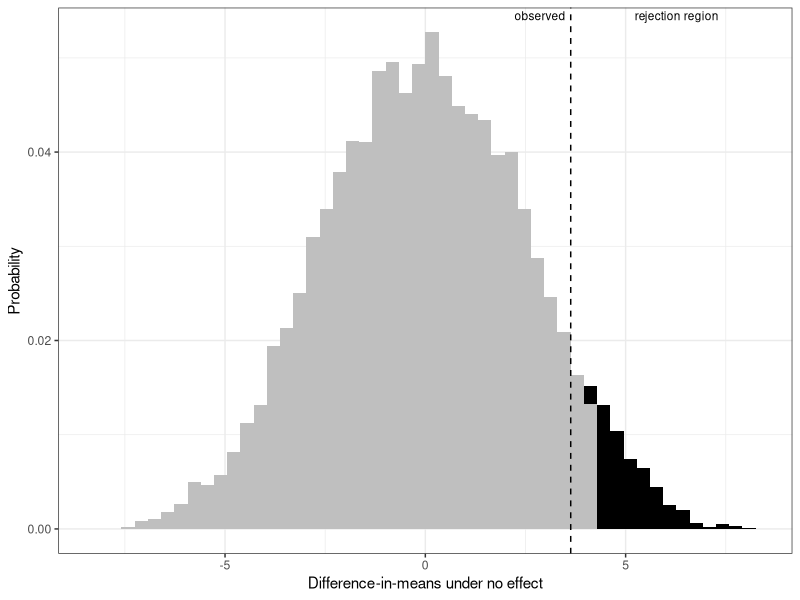
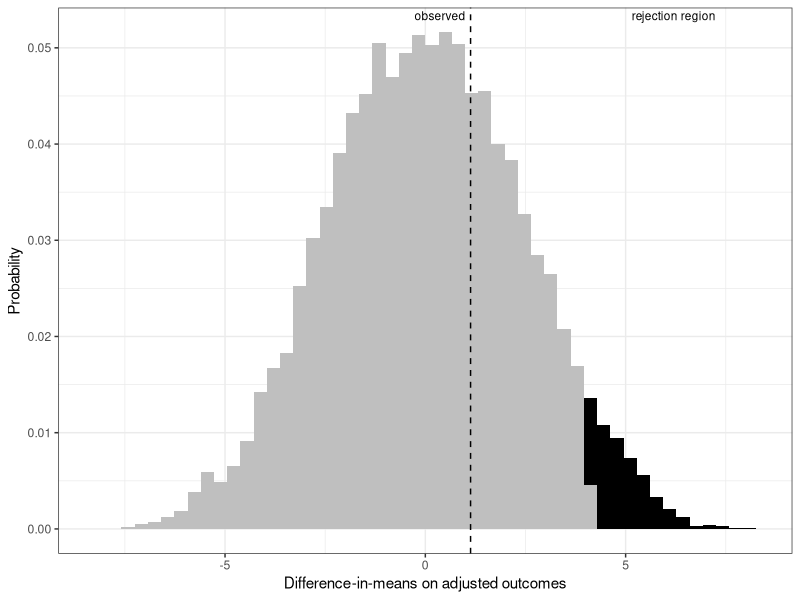
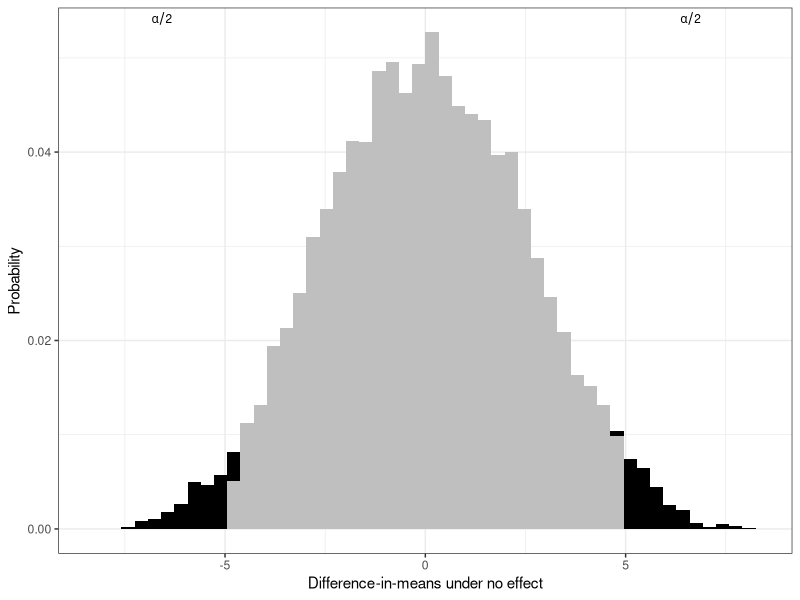
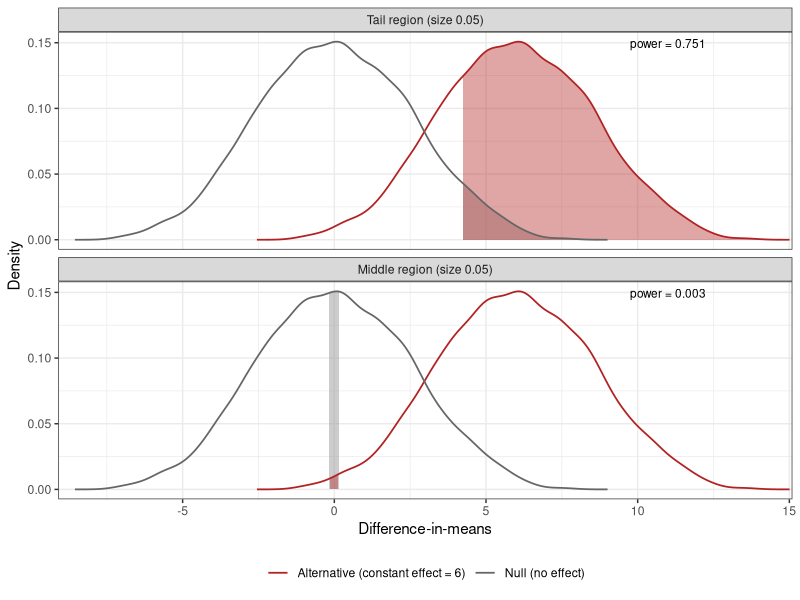
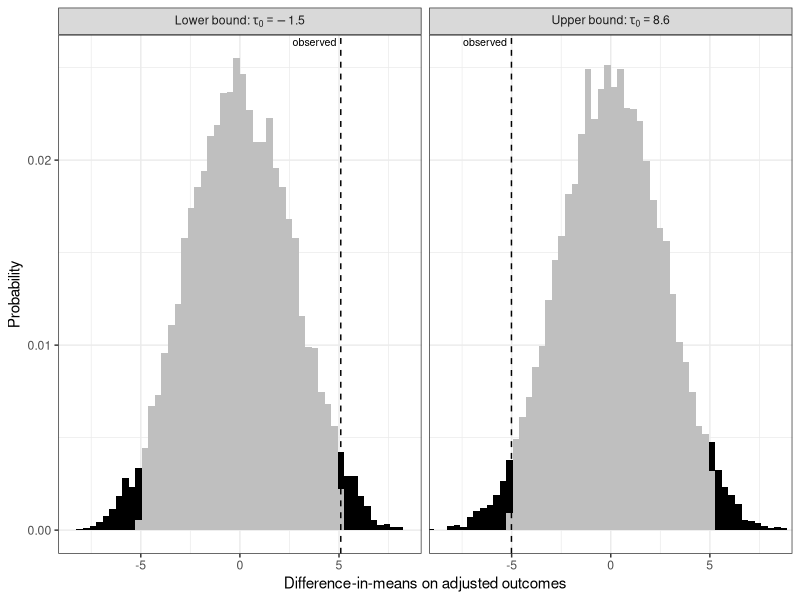
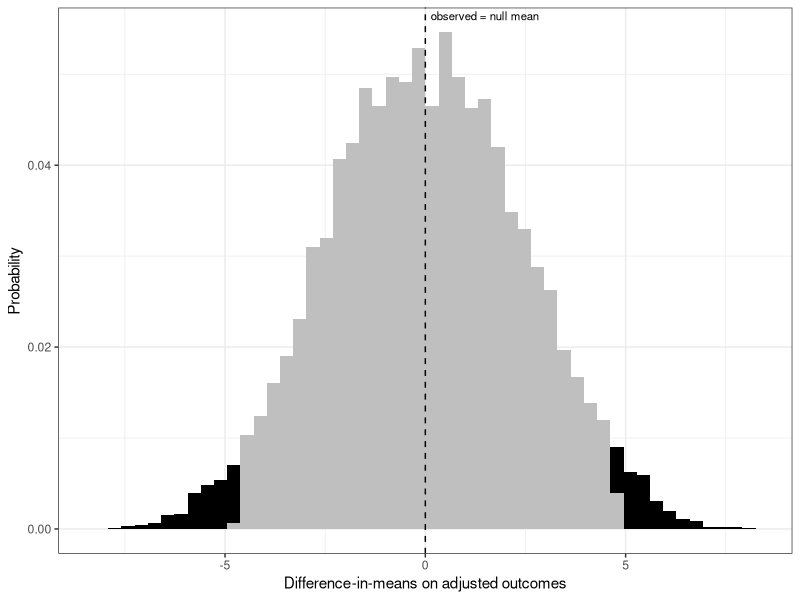
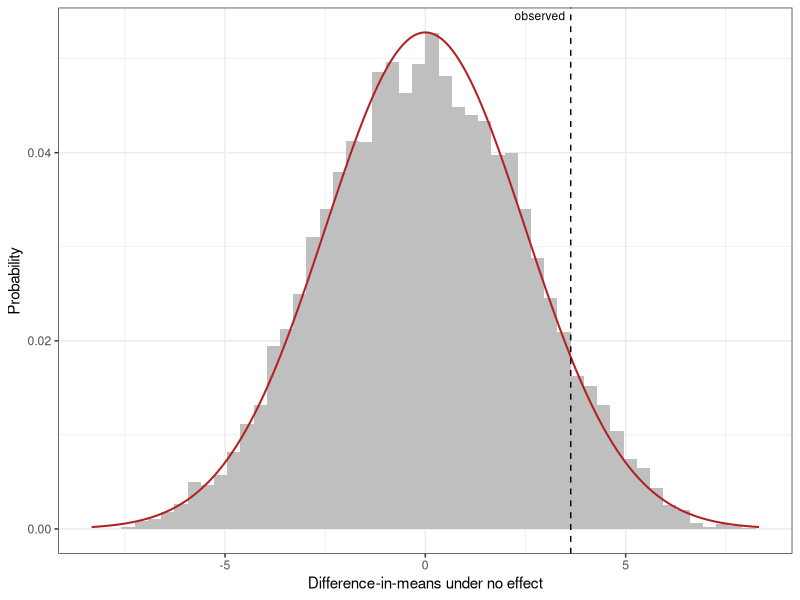
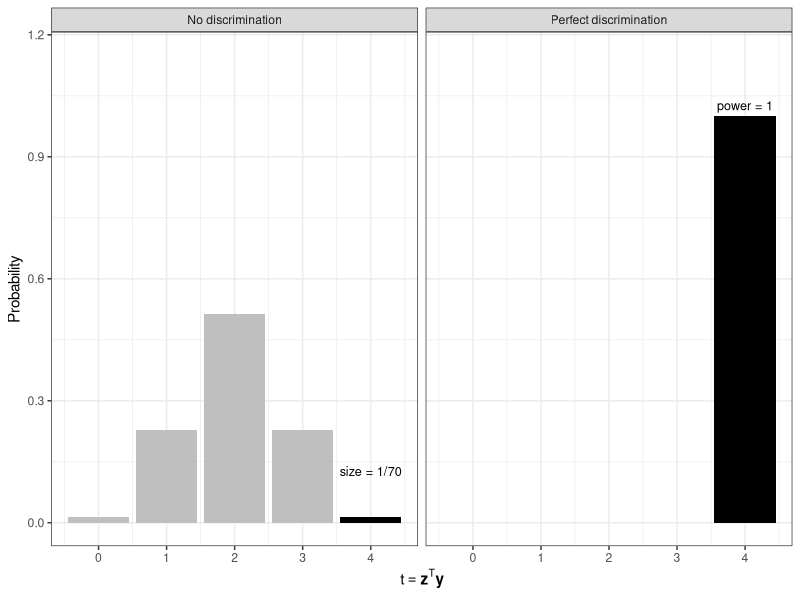

These figures' R source, in order:
##' Randomization inference for the 2026-06-16 lecture: the ACORN GOTV experiment.
##' Reproduces every number and figure shown on the slides.
##'
##' Before running: download acorn03.csv into this script's working directory.
##' Then run top-to-bottom (e.g. `Rscript 2026-06-16.R`); figures are written to
##' an figures/ subfolder.

library(ggplot2)

# Setup: data, test statistic, and the randomization distribution ------------

acorn <- read.csv("acorn03.csv")
z_obs <- acorn$z                 # observed assignment: 1 = canvassed, 0 = control
y_obs <- acorn$vote03 * 100      # 2003 precinct turnout, in percent
n_1   <- sum(z_obs)              # number treated  (fixed by complete randomization)
n_0   <- sum(1 - z_obs)          # number control

#' Difference-in-Means test statistic: treated mean minus control mean.
diff_in_means <- function(z, y) {
  return(mean(y[z == 1]) - mean(y[z == 0]))
}
t_obs <- diff_in_means(z = z_obs, y = y_obs)   # observed effect, ~ 3.6 points

# Complete randomization: sample assignments by permuting the observed z.
# Hold this set fixed so every test below uses the same randomization draws.
set.seed(seed = 12345)
assignments <- replicate(n = 10^4, expr = sample(x = z_obs))

#' Randomization distribution of the Difference-in-Means on a FIXED outcome
#' vector y, as the assignment varies over the sampled set.
randomization_dist <- function(y) {
  apply(X = assignments, MARGIN = 2,
        FUN = function(z) diff_in_means(z = z, y = y))
}

# Sharp null of no effect ----------------------------------------------------
# No effect: outcomes are unchanged by assignment, so hold the observed y fixed.
null_no_effect <- randomization_dist(y_obs)
p_no_effect    <- mean(null_no_effect >= t_obs)          # upper p-value
cat("No effect: t_obs =", round(t_obs, 2),
    " upper p =", round(p_no_effect, 3), "\n")

# Constant-effect null H_tau -------------------------------------------------
# H_tau: a constant effect tau for every precinct. Adjust outcomes by tau, then
# test as no effect on the adjusted outcomes y - tau * z. Returns both
# one-sided p-values.
test_tau <- function(tau) {
  y_adj <- y_obs - tau * z_obs
  obs   <- diff_in_means(z = z_obs, y = y_adj)
  null  <- randomization_dist(y_adj)
  return(c(upper = mean(null >= obs), lower = mean(null <= obs)))
}
cat("H_2.5: upper p =", round(test_tau(2.5)["upper"], 3), "\n")

# Confidence set by inverting the two-sided test -----------------------------
# Keep every tau the two-sided test does not reject (both tails >= alpha/2).
alpha <- 0.05
taus  <- seq(from = -3, to = 10, by = 0.02)
pvals <- sapply(X = taus, FUN = test_tau)
keep  <- taus[pvals["upper", ] >= alpha / 2 & pvals["lower", ] >= alpha / 2]
ci    <- c(lower = min(keep), upper = max(keep))
cat("95% confidence set:", round(ci, 2), "\n")

# Hodges-Lehmann point estimate ----------------------------------------------
# The tau that makes the observed statistic equal its null mean (0 here); for
# the Difference-in-Means this is just the observed difference.
hl_estimate <- t_obs
cat("Hodges-Lehmann estimate:", round(hl_estimate, 2), "\n")

# Normal approximation to the sharp-null distribution ------------------------
# Under the sharp null the potential outcomes are fixed, so the Difference-in-
# Means has a known finite-population variance; standardize and use N(0, 1).
s2_y   <- var(y_obs)
v_null <- (1 / n_1 + 1 / n_0) * s2_y
p_norm <- pnorm(q = t_obs / sqrt(v_null), lower.tail = FALSE)
cat("Normal-approximation upper p =", round(p_norm, 3), "\n")

# Figures --------------------------------------------------------------------
if (!dir.exists("figures")) dir.create("figures")

# Shared look: Freedman-Diaconis bin width, common x-range, and fill colors.
bin_width <- 2 * IQR(null_no_effect) / length(null_no_effect)^(1 / 3)
x_limits  <- c(-8.33, 8.33)
fills     <- c(reject = "black", retain = "grey75")

#' Histogram of a null distribution with an upper-tail rejection region (the
#' largest upper tail with null probability <= alpha) and the observed value.
upper_reject_plot <- function(null, obs, x_label, out_file) {
  values  <- sort(unique(null))
  c_alpha <- min(values[sapply(values, function(c) mean(null >= c)) <= alpha])
  plot_df <- data.frame(stat   = null,
                        region = ifelse(null >= c_alpha, "reject", "retain"))
  p <- ggplot(plot_df, aes(x = stat,
                           y = after_stat(count) / sum(after_stat(count)),
                           fill = region)) +
    geom_histogram(binwidth = bin_width, boundary = 0) +
    geom_vline(xintercept = obs, linetype = "dashed") +
    annotate(geom = "text", x = mean(c(c_alpha, x_limits[2])), y = Inf,
             label = "rejection region", vjust = 1.4, size = 3) +
    annotate(geom = "text", x = obs, y = Inf, label = "observed",
             hjust = 1.1, vjust = 1.4, size = 3) +
    scale_fill_manual(values = fills) +
    coord_cartesian(xlim = x_limits) +
    guides(fill = "none") +
    theme_bw() +
    xlab(label = x_label) +
    ylab(label = "Probability")
  ggsave(filename = out_file, plot = p,
         width = 6, height = 3.6, units = "in", dpi = 600)
}

# Sharp null of no effect: observed lies outside the rejection region.
upper_reject_plot(null = null_no_effect, obs = t_obs,
                  x_label = "Difference-in-means under no effect",
                  out_file = "figures/null_dist_no_effect_plot.pdf")

# Constant-effect null at tau = 2.5 (test on adjusted outcomes).
upper_reject_plot(null = randomization_dist(y_obs - 2.5 * z_obs),
                  obs = t_obs - 2.5,
                  x_label = "Difference-in-means on adjusted outcomes",
                  out_file = "figures/null_unif_plot.pdf")

# Two-sided rejection region: alpha/2 in each tail.
c_lo <- quantile(x = null_no_effect, probs = alpha / 2)
c_hi <- quantile(x = null_no_effect, probs = 1 - alpha / 2)
two_sided_df <- data.frame(
  stat   = null_no_effect,
  region = ifelse(null_no_effect <= c_lo | null_no_effect >= c_hi,
                  "reject", "retain"))
p_two_sided <- ggplot(two_sided_df, aes(x = stat,
                                        y = after_stat(count) / sum(after_stat(count)),
                                        fill = region)) +
  geom_histogram(binwidth = bin_width, boundary = 0) +
  annotate(geom = "text", x = mean(c(x_limits[1], c_lo)), y = Inf,
           label = "alpha/2", parse = TRUE, vjust = 1.4, size = 3) +
  annotate(geom = "text", x = mean(c(c_hi, x_limits[2])), y = Inf,
           label = "alpha/2", parse = TRUE, vjust = 1.4, size = 3) +
  scale_fill_manual(values = fills) +
  coord_cartesian(xlim = x_limits) +
  guides(fill = "none") +
  theme_bw() +
  xlab(label = "Difference-in-means under no effect") +
  ylab(label = "Probability")
ggsave(filename = "figures/two_sided_rejection.pdf", plot = p_two_sided,
       width = 6, height = 3.6, units = "in", dpi = 600)

# Why a TAIL region: power of a tail vs a middle region, each of size alpha.
# A true effect shifts the distribution, so the tail captures the most
# alternative mass. Shaded areas are drawn under the density curves.
delta    <- 6
alt_dist <- null_no_effect + delta
values   <- sort(unique(null_no_effect))
c_tail   <- min(values[sapply(values, function(c) mean(null_no_effect >= c)) <= alpha])
m_lo     <- quantile(x = null_no_effect, probs = 0.5 - alpha / 2)   # central alpha
m_hi     <- quantile(x = null_no_effect, probs = 0.5 + alpha / 2)
power_tail <- mean(alt_dist >= c_tail)
power_mid  <- mean(alt_dist >= m_lo & alt_dist <= m_hi)

density_of <- function(x, label) {
  d <- density(x)
  return(data.frame(x = d$x, y = d$y, dist = label))
}
null_curve <- density_of(null_no_effect, "Null (no effect)")
alt_curve  <- density_of(alt_dist,       "Alternative (constant effect = 6)")
panels  <- c("Tail region (size 0.05)", "Middle region (size 0.05)")
regions <- data.frame(panel = panels, r_min = c(c_tail, m_lo),
                      r_max = c(max(alt_curve$x), m_hi))
in_region <- function(curve, panel) {
  bounds <- regions[regions$panel == panel, ]
  return(cbind(curve[curve$x >= bounds$r_min & curve$x <= bounds$r_max, ],
               panel = panel))
}
curves     <- do.call(rbind, lapply(panels, function(pn) {
  rbind(cbind(null_curve, panel = pn), cbind(alt_curve, panel = pn))
}))
shade_alt  <- do.call(rbind, lapply(panels, function(pn) in_region(alt_curve, pn)))
shade_null <- do.call(rbind, lapply(panels, function(pn) in_region(null_curve, pn)))
power_lab  <- data.frame(panel = panels,
                         lab = paste0("power = ", sprintf("%.3f", c(power_tail, power_mid))))
curves$panel     <- factor(curves$panel,     levels = panels)
shade_alt$panel  <- factor(shade_alt$panel,  levels = panels)
shade_null$panel <- factor(shade_null$panel, levels = panels)
power_lab$panel  <- factor(power_lab$panel,  levels = panels)
p_power <- ggplot() +
  geom_area(data = shade_null, aes(x = x, y = y), fill = "grey60", alpha = 0.5) +
  geom_area(data = shade_alt,  aes(x = x, y = y), fill = "firebrick", alpha = 0.4) +
  geom_line(data = curves, aes(x = x, y = y, colour = dist), linewidth = 0.6) +
  geom_text(data = power_lab, aes(x = 11, y = Inf, label = lab),
            vjust = 1.8, size = 3) +
  facet_wrap(~ panel, ncol = 1) +
  scale_colour_manual(values = c("Null (no effect)" = "grey40",
                                 "Alternative (constant effect = 6)" = "firebrick"),
                      name = NULL) +
  coord_cartesian(xlim = c(-8, 14)) +
  theme_bw() +
  theme(legend.position = "bottom") +
  xlab(label = "Difference-in-means") +
  ylab(label = "Density")
ggsave(filename = "figures/rejection_region_power.pdf", plot = p_power,
       width = 6, height = 4.4, units = "in", dpi = 600)

# Confidence-set bounds: null at a hypothesized tau, with both alpha/2 tails
# shaded and the observed adjusted statistic. At each bound the observed value
# sits just at a tail edge.
tail_panel <- function(tau, label) {
  y_adj <- y_obs - tau * z_obs
  null  <- randomization_dist(y_adj)
  lo <- quantile(x = null, probs = alpha / 2)
  hi <- quantile(x = null, probs = 1 - alpha / 2)
  return(list(hist = data.frame(stat = null, panel = label,
                                region = ifelse(null <= lo | null >= hi,
                                                "reject", "retain")),
              line = data.frame(panel = label, obs = t_obs - tau)))
}
lo_lab <- paste0("'Lower bound:'~tau[0]==", round(ci["lower"], 1))
hi_lab <- paste0("'Upper bound:'~tau[0]==", round(ci["upper"], 1))
lo_b   <- tail_panel(ci["lower"], lo_lab)
hi_b   <- tail_panel(ci["upper"], hi_lab)
bound_hist <- rbind(lo_b$hist, hi_b$hist)
bound_line <- rbind(lo_b$line, hi_b$line)
bound_hist$panel <- factor(bound_hist$panel, levels = c(lo_lab, hi_lab))
bound_line$panel <- factor(bound_line$panel, levels = c(lo_lab, hi_lab))
p_bounds <- ggplot(bound_hist, aes(x = stat,
                                   y = after_stat(count) / sum(after_stat(count)),
                                   fill = region)) +
  geom_histogram(binwidth = bin_width, boundary = 0) +
  geom_vline(data = bound_line, aes(xintercept = obs), linetype = "dashed") +
  geom_text(data = bound_line, aes(x = obs, y = Inf, label = "observed"),
            inherit.aes = FALSE, vjust = 1.4, hjust = 1.1, size = 2.7) +
  facet_wrap(~ panel, ncol = 2, labeller = label_parsed) +
  scale_fill_manual(values = fills) +
  coord_cartesian(xlim = x_limits) +
  guides(fill = "none") +
  theme_bw() +
  xlab(label = "Difference-in-means on adjusted outcomes") +
  ylab(label = "Probability")
ggsave(filename = "figures/ci_bounds.pdf", plot = p_bounds,
       width = 6.6, height = 3.4, units = "in", dpi = 600)

# Hodges-Lehmann: at tau = HL the observed adjusted statistic sits at the
# null mean (0).
hl <- tail_panel(hl_estimate, "HL")
p_hl <- ggplot(hl$hist, aes(x = stat,
                            y = after_stat(count) / sum(after_stat(count)),
                            fill = region)) +
  geom_histogram(binwidth = bin_width, boundary = 0) +
  geom_vline(xintercept = 0, linetype = "dashed") +
  annotate(geom = "text", x = 0, y = Inf, label = "observed = null mean",
           vjust = 1.4, hjust = -0.05, size = 2.9) +
  scale_fill_manual(values = fills) +
  coord_cartesian(xlim = x_limits) +
  guides(fill = "none") +
  theme_bw() +
  xlab(label = "Difference-in-means on adjusted outcomes") +
  ylab(label = "Probability")
ggsave(filename = "figures/hl_estimate.pdf", plot = p_hl,
       width = 6, height = 3.4, units = "in", dpi = 600)

# Normal approximation: the simulated sharp-null histogram with the N(0, V)
# density overlaid (V = the exact randomization variance computed above).
normal_curve <- data.frame(x = seq(from = x_limits[1], to = x_limits[2],
                                   length.out = 400))
normal_curve$y <- dnorm(x = normal_curve$x, mean = 0, sd = sqrt(v_null)) * bin_width
p_normal <- ggplot(data.frame(stat = null_no_effect), aes(x = stat)) +
  geom_histogram(aes(y = after_stat(count) / sum(after_stat(count))),
                 binwidth = bin_width, boundary = 0, fill = "grey75") +
  geom_line(data = normal_curve, aes(x = x, y = y), colour = "firebrick",
            linewidth = 0.7) +
  geom_vline(xintercept = t_obs, linetype = "dashed") +
  annotate(geom = "text", x = t_obs, y = Inf, label = "observed",
           hjust = 1.1, vjust = 1.4, size = 3) +
  coord_cartesian(xlim = x_limits) +
  theme_bw() +
  xlab(label = "Difference-in-means under no effect") +
  ylab(label = "Probability")
ggsave(filename = "figures/normal_approx.pdf", plot = p_normal,
       width = 6, height = 3.6, units = "in", dpi = 600)

# Size vs power (Lady Tasting Tea, t = z^T y). Reject iff t = 4, so the
# rejection region is {t = 4}; its probability is the SIZE under no
# discrimination and the POWER under perfect discrimination.
t_grid   <- 0:4
p_tea    <- choose(4, t_grid) * choose(4, 4 - t_grid) / choose(8, 4)  # hypergeometric
p_perf   <- as.numeric(t_grid == 4)                                   # all mass at 4
tea_lvls <- c("No discrimination", "Perfect discrimination")
tea_df   <- rbind(
  data.frame(t = t_grid, prob = p_tea,  panel = tea_lvls[1]),
  data.frame(t = t_grid, prob = p_perf, panel = tea_lvls[2]))
tea_df$panel  <- factor(tea_df$panel, levels = tea_lvls)
tea_df$region <- ifelse(tea_df$t == 4, "reject", "retain")
tea_lab <- data.frame(panel = factor(tea_lvls, levels = tea_lvls),
                      t = c(4, 4), prob = c(0.10, 1.0),
                      lab = c("size = 1/70", "power = 1"))
p_size_power <- ggplot(tea_df, aes(x = t, y = prob, fill = region)) +
  geom_col(width = 0.9) +
  geom_text(data = tea_lab, aes(x = t, y = prob, label = lab),
            inherit.aes = FALSE, vjust = -0.6, size = 3.2) +
  facet_wrap(~ panel) +
  scale_fill_manual(values = fills) +
  coord_cartesian(ylim = c(0, 1.15)) +
  guides(fill = "none") +
  theme_bw() +
  xlab(expression(t == bold(z)^T * bold(y))) +
  ylab(label = "Probability")
ggsave(filename = "figures/size_power_tea.pdf", plot = p_size_power,
       width = 7, height = 3.2, units = "in", dpi = 600)
